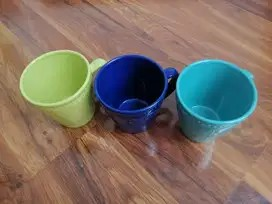
#> input picture L-CAD/example/1.jpg, 272 x 204 px
$ python -i ensemble_multi.py   (imports and definitions only)
#> lines starting #> are read from the running program, lines starting #| are printed output that depends on the picture
#!/usr/bin/env python
# ensemble_submissions_multi.py  ―― N개 ZIP(이미지 + embed_submission.csv) 앙상블
# ① 이미지: mean / median / weighted / lab
# ② embed CSV: ID·열 교집합 후 mean / median / weighted
#    - ID 컬럼 보존 (index → "ID")
#    - vec_0, vec_1 … vec_768 등은 **숫자순** 정렬

import argparse, zipfile, tempfile, shutil, os, cv2, numpy as np, tqdm, pandas as pd, re

# ───────── argparse ─────────
p = argparse.ArgumentParser()
# [9 lines not run here, left out]


def is_img(fn: str) -> bool:
    return fn.lower().endswith((".png", ".jpg", ".jpeg", ".bmp", ".tif", ".tiff"))


# ───────── LAB 전용 블렌드 ─────────
def lab_blend_multi(imgs_bgr: list[np.ndarray]) -> np.ndarray:
    labs = [cv2.cvtColor(im, cv2.COLOR_BGR2LAB) for im in imgs_bgr]
    L_out = np.mean([lab[..., 0] for lab in labs], axis=0).astype(np.uint8)

    a_stack, b_stack = [np.stack([lab[..., i] for lab in labs]) for i in (1, 2)]
    chroma2 = (a_stack.astype(np.int16) - 128) ** 2 + (
        b_stack.astype(np.int16) - 128
    ) ** 2
    idx_max = chroma2.argmax(axis=0)
    a_out = a_stack[
        idx_max, np.arange(a_stack.shape[1])[:, None], np.arange(a_stack.shape[2])
    ]
    b_out = b_stack[
        idx_max, np.arange(b_stack.shape[1])[:, None], np.arange(b_stack.shape[2])
    ]
    lab_out = cv2.merge([L_out, a_out.astype(np.uint8), b_out.astype(np.uint8)])
    return cv2.cvtColor(lab_out, cv2.COLOR_LAB2BGR)


# ───────── natural sort for vec_0 … vec_10 … ─────────
_vec_re = re.compile(r"vec_(\d+)$")


def vec_sort(cols):
    return sorted(
        cols,
        key=lambda c: (
            not _vec_re.match(c),
            int(_vec_re.match(c).group(1)) if _vec_re.match(c) else c,
        ),
    )


# ───────── unzip ─────────
tmp_dirs: list[str] = []
# [5 lines not run here, left out]
tmp_out = tempfile.mkdtemp()

# ───────── 이미지 앙상블 ─────────
file_sets = [set(filter(is_img, os.listdir(td))) for td in tmp_dirs]
# [1 line that did not run here, left out]
# [20 lines not run here, left out]

# ───────── embed_submission.csv 결합 ─────────
csv_name = "embed_submission.csv"
csv_paths = [os.path.join(td, csv_name) for td in tmp_dirs]

# [41 lines not run here, left out]

>>> import cv2
>>> picture = cv2.imread('example/1.jpg', cv2.IMREAD_GRAYSCALE)
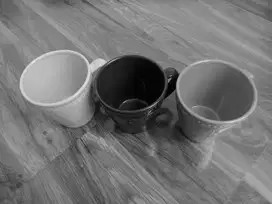
#> picture: shape (204, 272); min 0, max 233, mean 115.5
#> (the run stopped early here; a loop or call above may not have finished)

$ run again, on L-CAD/example/3.jpg
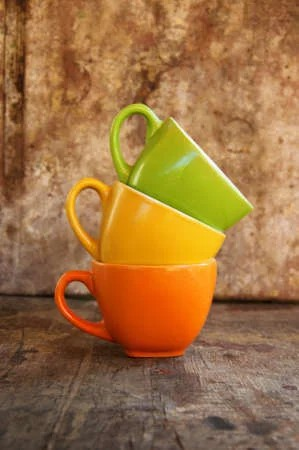
#> input picture L-CAD/example/3.jpg, 299 x 450 px
#> `picture = cv2.imread('example/1.jpg', cv2.IMREAD_GRAYSCALE)`:
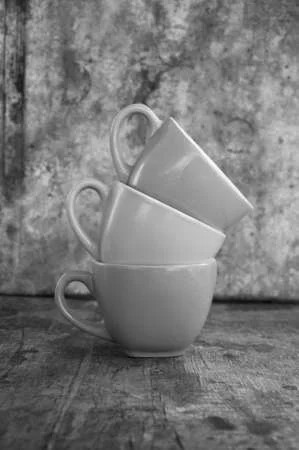
#> picture: shape (450, 299); min 6, max 255, mean 121.2
